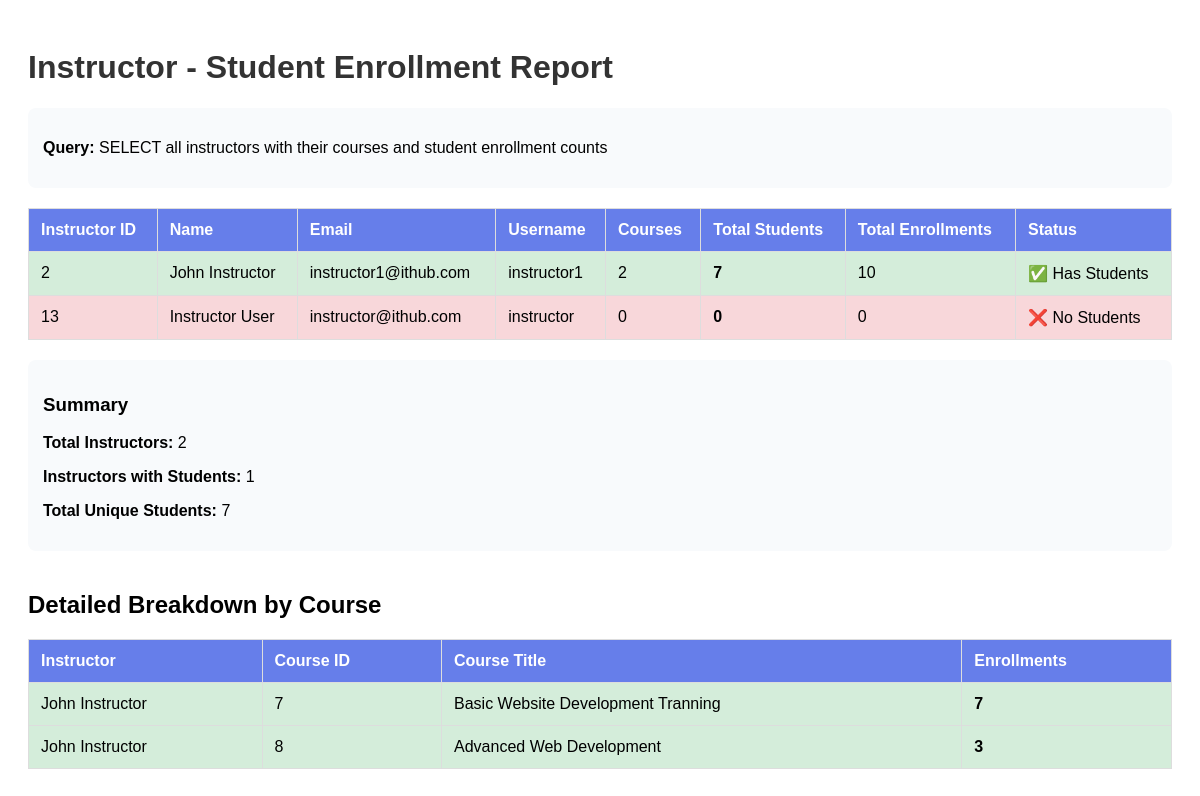
Page /check_instructor_students.php on the committed database.
### tables this page shows
CREATE TABLE `users_new` (
  `id` int(11) NOT NULL AUTO_INCREMENT,
  `username` varchar(50) NOT NULL,
  `email` varchar(100) NOT NULL,
  `password` varchar(255) NOT NULL,
  `full_name` varchar(100) NOT NULL,
  `role` enum('admin','instructor','student') DEFAULT 'student',
  `profile_image` varchar(255) DEFAULT NULL,
  `bio` text DEFAULT NULL,
  `phone` varchar(20) DEFAULT NULL,
  `status` enum('active','inactive','suspended') DEFAULT 'active',
  `created_at` timestamp NOT NULL DEFAULT current_timestamp(),
  `updated_at` timestamp NOT NULL DEFAULT current_timestamp() ON UPDATE current_timestamp(),
  PRIMARY KEY (`id`),
  UNIQUE KEY `username` (`username`),
  UNIQUE KEY `email` (`email`)
);

CREATE TABLE `courses_new` (
  `id` int(11) NOT NULL AUTO_INCREMENT,
  `title` varchar(200) NOT NULL,
  `description` text NOT NULL,
  `category_id` int(11) DEFAULT NULL,
  `instructor_id` int(11) DEFAULT NULL,
  `thumbnail` varchar(255) DEFAULT NULL,
  `price` decimal(10,2) DEFAULT 0.00,
  `duration_hours` int(11) DEFAULT 0,
  `difficulty_level` enum('beginner','intermediate','advanced') DEFAULT 'beginner',
  `status` enum('draft','published','archived') DEFAULT 'draft',
  `max_students` int(11) DEFAULT 0,
  `prerequisites` text DEFAULT NULL,
  `enrollment_count` int(11) DEFAULT 0,
  `created_at` timestamp NOT NULL DEFAULT current_timestamp(),
  `updated_at` timestamp NOT NULL DEFAULT current_timestamp() ON UPDATE current_timestamp(),
  PRIMARY KEY (`id`)
);

### check_instructor_students.php (the view, shortened to what this page needs)
<?php
$conn = connectDB();
$sql = "
    SELECT
        u.id as instructor_id,
        u.full_name,
        u.email,
        u.username,
        COUNT(DISTINCT c.id) as course_count,
        COUNT(DISTINCT e.user_id) as total_students,
        COUNT(DISTINCT e.id) as total_enrollments
    FROM users_new u
    LEFT JOIN courses_new c ON u.id = c.instructor_id
    LEFT JOIN enrollments_new e ON c.id = e.course_id
    WHERE u.role = 'instructor'
    GROUP BY u.id
    ORDER BY total_students DESC
";
$result = $conn->query($sql);
echo "<!DOCTYPE html>
<html>
<head>
    <title>Instructor Students Report</title>
    <style>
        body { font-family: Arial, sans-serif; padding: 20px; }
        table { border-collapse: collapse; width: 100%; margin-top: 20px; }
        th, td { border: 1px solid #ddd; padding: 12px; text-align: left; }
        th { background-color: #667eea; color: white; }
        tr:nth-child(even) { background-color: #f2f2f2; }
        tr:hover { background-color: #ddd; }
        .has-students { background-color: #d4edda !important; }
        .no-students { background-color: #f8d7da !important; }
        h1 { color: #333; }
        .summary { margin: 20px 0; padding: 15px; background: #f8fafc; border-radius: 8px; }
    </style>
</head>
<body>
    <h1>Instructor - Student Enrollment Report</h1>
    <div class='summary'>
        <p><strong>Query:</strong> SELECT all instructors with their courses and student enrollment counts</p>
    </div>
    <table>
        <thead>
            <tr>
                <th>Instructor ID</th>
                <th>Name</th>
                <th>Email</th>
                <th>Username</th>
                <th>Courses</th>
                <th>Total Students</th>
                <th>Total Enrollments</th>
                <th>Status</th>
            </tr>
        </thead>
        <tbody>";
$instructorsWithStudents = 0;
$totalStudents = 0;
while ($row = $result->fetch_assoc()) {
    $hasStudents = $row['total_students'] > 0;
    $class = $hasStudents ? 'has-students' : 'no-students';
    $status = $hasStudents ? '✅ Has Students' : '❌ No Students';
    if ($hasStudents) {
        $instructorsWithStudents++;
        $totalStudents += $row['total_students'];
    }
    echo "<tr class='$class'>
        <td>{$row['instructor_id']}</td>
        <td>" . htmlspecialchars($row['full_name'] ?? 'N/A') . "</td>
        <td>" . htmlspecialchars($row['email']) . "</td>
        <td>" . htmlspecialchars($row['username']) . "</td>
        <td>{$row['course_count']}</td>
        <td><strong>{$row['total_students']}</strong></td>
        <td>{$row['total_enrollments']}</td>
        <td>$status</td>
    </tr>";
}
echo "</tbody></table>";
echo "<div class='summary' style='margin-top: 20px;'>
    <h3>Summary</h3>
    <p><strong>Total Instructors:</strong> " . $result->num_rows . "</p>
    <p><strong>Instructors with Students:</strong> $instructorsWithStudents</p>
    <p><strong>Total Unique Students:</strong> $totalStudents</p>
</div>";
echo "<h2 style='margin-top: 40px;'>Detailed Breakdown by Course</h2>
<table>
    <thead>
        <tr>
            <th>Instructor</th>
            <th>Course ID</th>
            <th>Course Title</th>
            <th>Enrollments</th>
        </tr>
    </thead>
    <tbody>";
$sql2 = "
    SELECT
        u.full_name as instructor_name,
        c.id as course_id,
        c.title as course_title,
        COUNT(e.id) as enrollment_count
    FROM users_new u
    JOIN courses_new c ON u.id = c.instructor_id
    LEFT JOIN enrollments_new e ON c.id = e.course_id
    WHERE u.role = 'instructor'
    GROUP BY c.id
    ORDER BY u.full_name, enrollment_count DESC
";
$result2 = $conn->query($sql2);
while ($row = $result2->fetch_assoc()) {
    $class = $row['enrollment_count'] > 0 ? 'has-students' : '';
    echo "<tr class='$class'>
        <td>" . htmlspecialchars($row['instructor_name'] ?? 'N/A') . "</td>
        <td>{$row['course_id']}</td>
        <td>" . htmlspecialchars($row['course_title']) . "</td>
        <td><strong>{$row['enrollment_count']}</strong></td>
    </tr>";
}
echo "</tbody></table>";
?>
</body>
</html>

### check_instructor_students.php (style rules this page uses)
body { font-family: Arial, sans-serif; padding: 20px; }
table { border-collapse: collapse; width: 100%; margin-top: 20px; }
th, td { border: 1px solid #ddd; padding: 12px; text-align: left; }
th { background-color: #667eea; color: white; }
tr:nth-child(even) { background-color: #f2f2f2; }
.has-students { background-color: #d4edda !important; }
.no-students { background-color: #f8d7da !important; }
h1 { color: #333; }
.summary { margin: 20px 0; padding: 15px; background: #f8fafc; border-radius: 8px; }

### rows in the picture
users_new: id "2", full_name "John Instructor", email "instructor1@ithub.com", username "instructor1", course_count "2", total_students "7", total_enrollments "10", status "✅ Has Students", courses_new.id "7", courses_new.title "Basic Website Development Tranning", enrollment_count "7", courses_new.id "8", courses_new.title "Advanced Web Development", enrollment_count "3"
users_new: id "13", full_name "Instructor User", email "instructor@ithub.com", username "instructor", course_count "0", total_students "0", total_enrollments "0", status "❌ No Students"

### other values in the picture
$result->num_rows "2"
$instructorsWithStudents "1"
$totalStudents "7"
